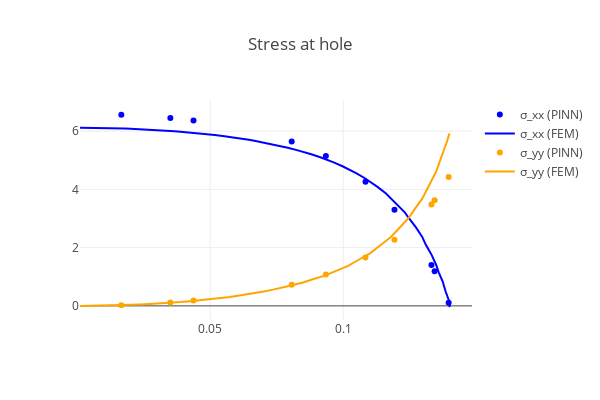

Source (notebook cell):
### Markdown cell above
## Visualization of results

### Code cell
stress_hole = torch.vmap(sigma)(hole)
data_hole = np.loadtxt(f"data/hole_Rx={Rx}.csv", delimiter=",")
data_hole = data_hole[data_hole[:, 0].argsort()]

with torch.no_grad():
    fig = go.Figure()
    m1 = dict(color="blue")
    m2 = dict(color="orange")
    fig.add_trace(
        go.Scatter(
            x=hole[:, 0],
            y=stress_hole[:, 0, 0],
            marker=m1,
            mode="markers",
            name="σ_xx (PINN)",
        )
    )
    fig.add_trace(
        go.Scatter(
            x=data_hole[:, 0],
            y=data_hole[:, 2],
            marker=m1,
            mode="lines",
            name="σ_xx (FEM)",
        )
    )
    fig.add_trace(
        go.Scatter(
            x=hole[:, 0],
            y=stress_hole[:, 1, 1],
            marker=m2,
            mode="markers",
            name="σ_yy (PINN)",
        )
    )
    fig.add_trace(
        go.Scatter(
            x=data_hole[:, 0],
            y=data_hole[:, 3],
            marker=m2,
            mode="lines",
            name="σ_yy (FEM)",
        )
    )
    fig.update_layout(
        template="none", width=600, height=400, title="Stress at hole", showlegend=True
    )
    wandb.log({f"hole_stress": fig})
    fig.show()

### Figure 1 — Plotly figure (JSON) as saved in the notebook; plotly's stock layout.template omitted (floating-point values rounded to 4 significant figures)
{"data": [{"marker": {"color": "blue"}, "mode": "markers", "name": "σ_xx (PINN)", "type": "scatter", "x": [0.03502, 0.1331, 0.1192, 0.0166, 0.09347, 0.1396, 0.04372, 0.1084, 0.08062, 0.1343], "y": [6.452, 1.404, 3.299, 6.562, 5.146, 0.1042, 6.367, 4.264, 5.642, 1.19]}, {"marker": {"color": "blue"}, "mode": "lines", "name": "σ_xx (FEM)", "type": "scatter", "x": [0.001067, 0.004735, 0.008401, 0.01053, 0.0142, 0.01786, 0.01999, 0.02364, 0.0273, 0.02942, 0.03306, 0.0367, 0.03881, 0.04243, 0.04605, 0.04815, 0.05175, 0.05534, 0.05742, 0.06099, 0.06454, 0.0666, 0.07013, 0.07364, 0.07567, 0.07914, 0.08259, 0.08459, 0.08799, 0.09137, 0.09332, 0.09663, 0.09991, 0.1018, 0.105, 0.1081, 0.1099, 0.113, 0.116, 0.1176, 0.1205, 0.1232, 0.1247, 0.1273, 0.1296, 0.1309, 0.133, 0.1349, 0.1359, 0.1373, 0.1385, 0.139, 0.1397, 0.14], "y": [6.112, 6.111, 6.106, 6.103, 6.096, 6.085, 6.079, 6.065, 6.048, 6.039, 6.018, 5.994, 5.98, 5.952, 5.92, 5.902, 5.865, 5.824, 5.8, 5.753, 5.7, 5.67, 5.61, 5.545, 5.507, 5.431, 5.348, 5.3, 5.204, 5.101, 5.038, 4.917, 4.785, 4.703, 4.548, 4.381, 4.274, 4.078, 3.865, 3.715, 3.468, 3.201, 3.001, 2.703, 2.378, 2.117, 1.785, 1.414, 1.15, 0.8442, 0.4857, 0.3555, 0.1881, -0.03941]}, {"marker": {"color": "orange"}, "mode": "markers", "name": "σ_yy (PINN)", "type": "scatter", "x": [0.03502, 0.1331, 0.1192, 0.0166, 0.09347, 0.1396, 0.04372, 0.1084, 0.08062, 0.1343], "y": [0.1118, 3.48, 2.272, 0.02142, 1.079, 4.421, 0.1811, 1.665, 0.7261, 3.624]}, {"marker": {"color": "orange"}, "mode": "lines", "name": "σ_yy (FEM)", "type": "scatter", "x": [0.001067, 0.004735, 0.008401, 0.01053, 0.0142, 0.01786, 0.01999, 0.02364, 0.0273, 0.02942, 0.03306, 0.0367, 0.03881, 0.04243, 0.04605, 0.04815, 0.05175, 0.05534, 0.05742, 0.06099, 0.06454, 0.0666, 0.07013, 0.07364, 0.07567, 0.07914, 0.08259, 0.08459, 0.08799, 0.09137, 0.09332, 0.09663, 0.09991, 0.1018, 0.105, 0.1081, 0.1099, 0.113, 0.116, 0.1176, 0.1205, 0.1232, 0.1247, 0.1273, 0.1296, 0.1309, 0.133, 0.1349, 0.1359, 0.1373, 0.1385, 0.139, 0.1397, 0.14], "y": [-0.001205, 0.003507, 0.007097, 0.009625, 0.01942, 0.02808, 0.03378, 0.04973, 0.06451, 0.07347, 0.09632, 0.1179, 0.1304, 0.1611, 0.1904, 0.2062, 0.2463, 0.2848, 0.305, 0.3562, 0.4054, 0.4306, 0.4954, 0.5576, 0.591, 0.6718, 0.7494, 0.7928, 0.8945, 0.9922, 1.048, 1.177, 1.301, 1.375, 1.54, 1.698, 1.796, 2.011, 2.212, 2.343, 2.614, 2.862, 3.036, 3.373, 3.671, 3.899, 4.286, 4.606, 4.859, 5.224, 5.483, 5.659, 5.863, 5.924]}], "layout": {"height": 400, "showlegend": true, "title": {"text": "Stress at hole"}, "width": 600}}
